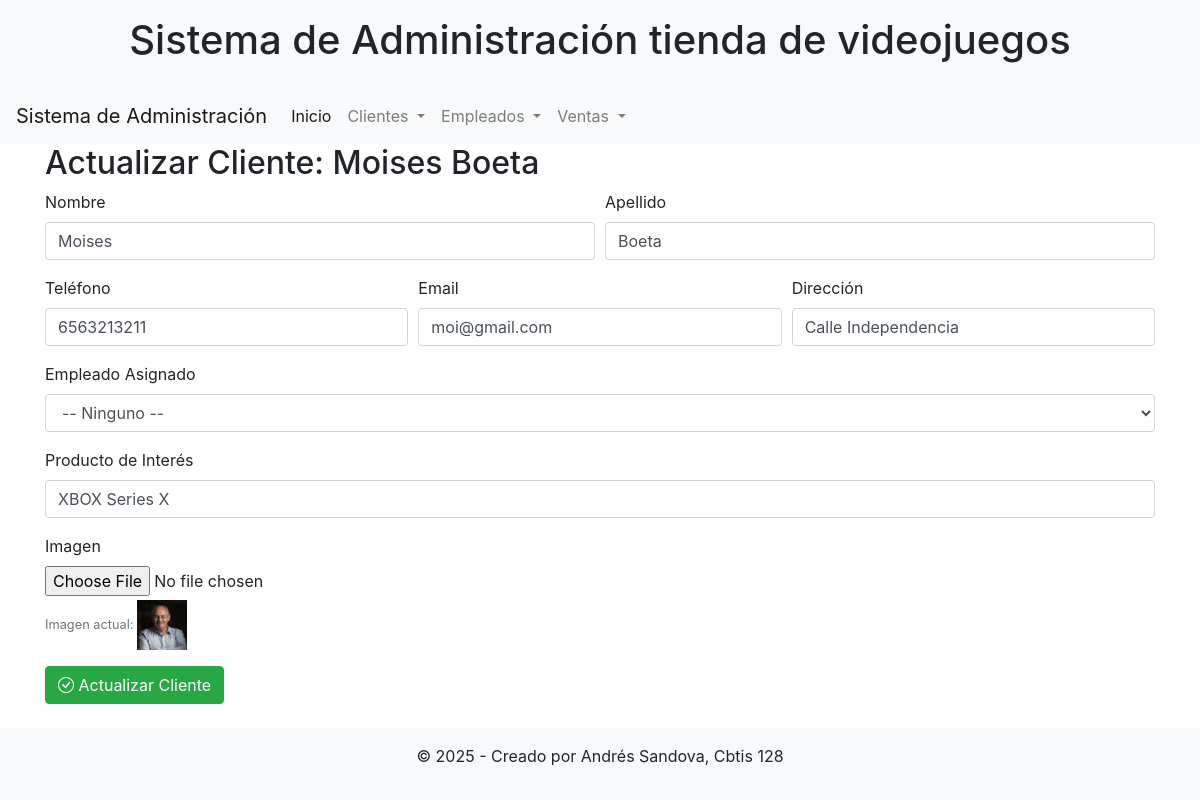
Screenshot of /actualizar_cliente/3/ with the database file from the repository.
### app_Videojuegos/models.py (models this page shows, shortened)
class Cliente(models.Model):
    imagen = models.ImageField(upload_to='clientes/', blank=True, null=True)
    nombre = models.CharField(max_length=100)
    apellido = models.CharField(max_length=100)
    telefono = models.CharField(max_length=50, blank=True, null=True)
    email = models.EmailField(blank=True, null=True)
    direccion = models.CharField(max_length=250, blank=True, null=True)
    fecha_registro = models.DateField(auto_now_add=True)
    empleado_asignado = models.ForeignKey(Empleado, on_delete=models.SET_NULL, blank=True, null=True, related_name='clientes_asignados')
    producto_interes = models.CharField(max_length=200, blank=True, null=True)

### app_Videojuegos/views.py (the view, shortened to what this page needs)
# urls.py: path('actualizar_cliente/<int:id>/', views.actualizar_cliente, name='actualizar_cliente'),
def actualizar_cliente(request, id):
    cliente = get_object_or_404(Cliente, id=id)
    empleados = Empleado.objects.all()
    return render(request, 'cliente/actualizar_cliente.html', {'cliente': cliente, 'empleados': empleados})

### app_Videojuegos/templates/cliente/actualizar_cliente.html (shortened to what this page needs)
{% extends 'cliente/base.html' %}
{% block content %}
<h2>Actualizar Cliente: {{ cliente.nombre }} {{ cliente.apellido }}</h2>
<form method="POST" enctype="multipart/form-data">
    <div class="form-row">
        <div class="form-group col-md-6">
            <label for="nombre">Nombre</label>
            <input type="text" class="form-control" id="nombre" name="nombre" value="{{ cliente.nombre }}" required>
        </div>
        <div class="form-group col-md-6">
            <label for="apellido">Apellido</label>
            <input type="text" class="form-control" id="apellido" name="apellido" value="{{ cliente.apellido }}" required>
        </div>
    </div>
    <div class="form-row">
        <div class="form-group col-md-4">
            <label for="telefono">Teléfono</label>
            <input type="text" class="form-control" id="telefono" name="telefono" value="{{ cliente.telefono }}">
        </div>
        <div class="form-group col-md-4">
            <label for="email">Email</label>
            <input type="email" class="form-control" id="email" name="email" value="{{ cliente.email }}">
        </div>
        <div class="form-group col-md-4">
            <label for="direccion">Dirección</label>
            <input type="text" class="form-control" id="direccion" name="direccion" value="{{ cliente.direccion }}">
        </div>
    </div>
    <div class="form-group">
        <label for="empleado_asignado">Empleado Asignado</label>
        <select name="empleado_asignado" id="empleado_asignado" class="form-control">
            <option value="">-- Ninguno --</option>
        </select>
    </div>
    <div class="form-group">
        <label for="producto_interes">Producto de Interés</label>
        <input type="text" class="form-control" id="producto_interes" name="producto_interes" value="{{ cliente.producto_interes }}">
    </div>
    <div class="form-group">
        <label for="imagen">Imagen</label>
        <input type="file" class="form-control-file" id="imagen" name="imagen" accept="image/*">
        {% if cliente.imagen %}
        <small class="form-text text-muted">Imagen actual: <img src="{{ cliente.imagen.url }}" alt="Imagen actual" width="50" height="50"></small>
        {% endif %}
    </div>
    <button type="submit" class="btn btn-success"><i class="bi bi-check-circle"></i> Actualizar Cliente</button>
</form>
{% endblock %}

### rows the page displays
Cliente: nombre "Moises", apellido "Boeta", telefono "6563213211", email "moi@gmail.com", direccion "Calle Independencia", producto_interes "XBOX Series X", imagen (picture)
